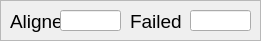
      <widget class="QFrame" name="frame_fiber">
       <property name="geometry">
        <rect>
         <x>300</x>
         <y>540</y>
         <width>261</width>
         <height>41</height>
        </rect>
       </property>
       <property name="frameShape">
        <enum>QFrame::StyledPanel</enum>
       </property>
       <property name="frameShadow">
        <enum>QFrame::Raised</enum>
       </property>
       <widget class="QLabel" name="label_failed">
        <property name="geometry">
         <rect>
          <x>130</x>
          <y>10</y>
          <width>71</width>
          <height>23</height>
         </rect>
        </property>
        <property name="font">
         <font>
          <family>Arial</family>
          <pointsize>14</pointsize>
          <weight>50</weight>
          <bold>false</bold>
          <strikeout>false</strikeout>
         </font>
        </property>
        <property name="text">
         <string>Failed</string>
        </property>
       </widget>
       <widget class="QLabel" name="label_aligned">
        <property name="geometry">
         <rect>
          <x>10</x>
          <y>10</y>
          <width>51</width>
          <height>23</height>
         </rect>
        </property>
        <property name="font">
         <font>
          <family>Arial</family>
          <pointsize>14</pointsize>
          <weight>50</weight>
          <bold>false</bold>
          <strikeout>false</strikeout>
         </font>
        </property>
        <property name="text">
         <string>Aligned</string>
        </property>
       </widget>
       <widget class="QLineEdit" name="lineEdit_failed">
        <property name="geometry">
         <rect>
          <x>190</x>
          <y>10</y>
          <width>61</width>
          <height>21</height>
         </rect>
        </property>
        <property name="text">
         <string/>
        </property>
        <property name="readOnly">
         <bool>true</bool>
        </property>
       </widget>
       <widget class="QLineEdit" name="lineEdit_aligned">
        <property name="geometry">
         <rect>
          <x>60</x>
          <y>10</y>
          <width>61</width>
          <height>21</height>
         </rect>
        </property>
        <property name="text">
         <string/>
        </property>
        <property name="readOnly">
         <bool>true</bool>
        </property>
       </widget>
      </widget>
